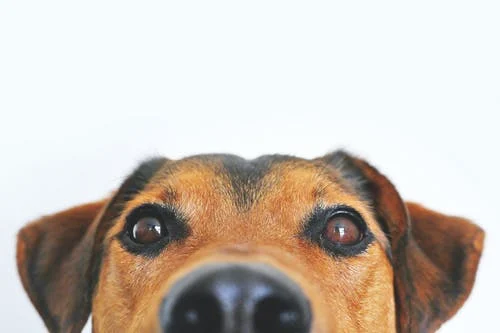
#> input picture resources/images/dog4.jpg, 500 x 333 px, found by its file name
$ python histogramGRAY.py
#> lines starting #> are read from the running program, lines starting #| are printed output that depends on the picture

"""
Histograms for the images file is nothing but the frequency of pixels present in the image.
BGR is the content of color present to form the image.
so we can plot such a graph for each color channel with a histogram.
Checks distribution of colors in the image.
"""

import matplotlib.pyplot as plt
import cv2

img = cv2.imread("/home/drox/Documents/computervision/ComputerVisionExercise/resources/images/dog4.jpg")
#> img is the input picture: shape (333, 500, 3); mean B, G, R 182.8, 191.8, 201.3
cv2.imshow("original", img)

gray = cv2.cvtColor(img, cv2.COLOR_BGR2GRAY)
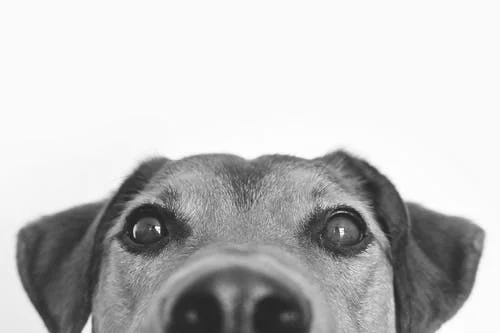
#> gray: shape (333, 500); min 20, max 255, mean 193.5
cv2.imshow("gray", gray)

gray_hist = cv2.calcHist([gray], [0], None, [256], [0, 256])
#> gray_hist = 256 values, max 67277 at index 250, min 0 at index 0, mean 650.4
plt.figure()
plt.title("Grayscale Histogram")
plt.xlabel("Bins")
plt.ylabel("# of Pixels")
plt.plot(gray_hist)
plt.xlim([0, 256])
plt.show()
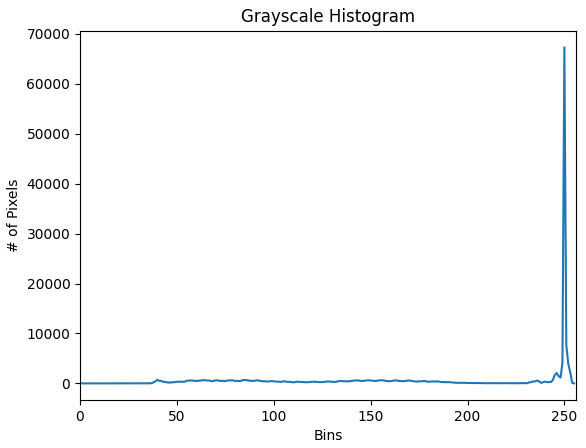
#> figure drawn by matplotlib, 1 panel; curve peaks at x = 250, y = 67277

cv2.waitKey(0)

cv2.destroyAllWindows()

$ run again, with resources/images/dog.jpg copied over resources/images/dog4.jpg
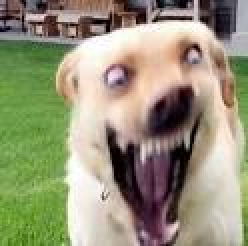
#> input picture resources/images/dog.jpg, 124 x 123 px, found by its file name (shown 2 times larger)
#> img is the input picture: shape (123, 124, 3); mean B, G, R 121.8, 148.2, 151.3
#> `gray = cv2.cvtColor(img, cv2.COLOR_BGR2GRAY)`:
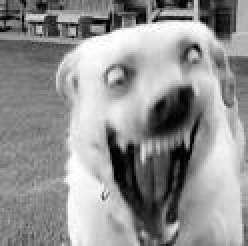
#> gray: shape (123, 124) (shown 2 times larger); min 0, max 255, mean 146.1
#> gray_hist = 256 values, max 169 at index 130, min 1 at index 0, mean 59.58
#> `plt.show()`:
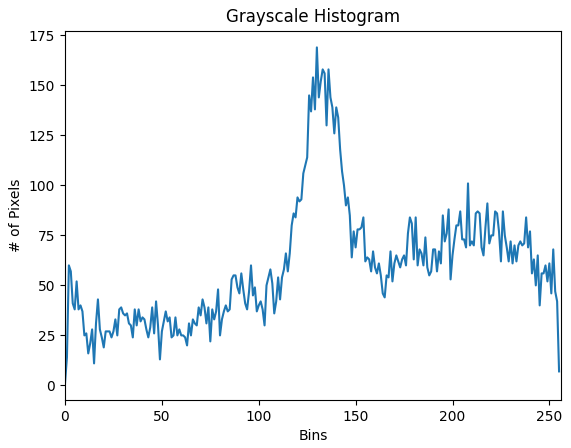
#> figure drawn by matplotlib, 1 panel; curve peaks at x = 130, y = 169
